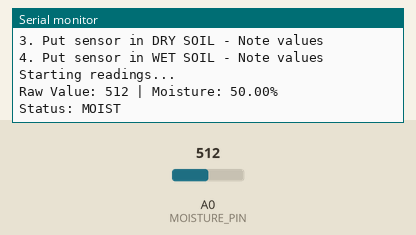
The sketch below on a simulated Arduino Uno, built with avr-gcc and run on an emulated ATmega328P. Shown: the last lines printed to the serial monitor. The test bench sets the inputs (shaded band); at power-on: A0 (MOISTURE_PIN) = 512.

Above: at 4.2 s.
4.3 s: A0 (MOISTURE_PIN) set to 587
At 5.9 s:
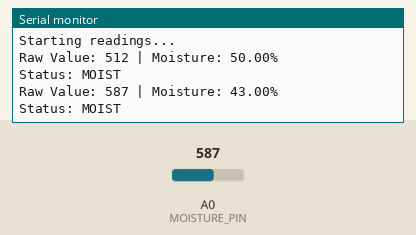
7.0 s: A0 (MOISTURE_PIN) set to 617
At 7.4 s:
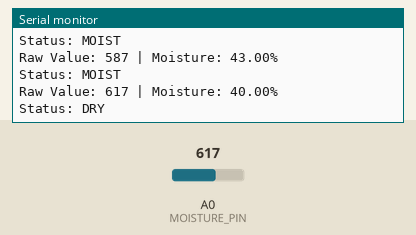
10.5 s: A0 (MOISTURE_PIN) set to 889
At 11.7 s:
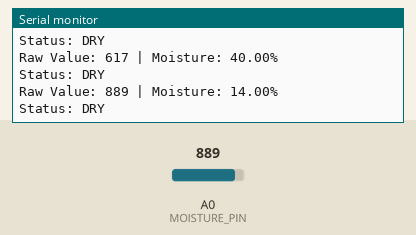
13.2 s: A0 (MOISTURE_PIN) set to 909
At 16.1 s:
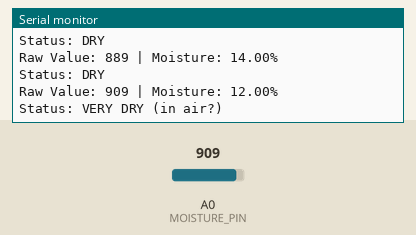
Timing chart, 0 to 17.6 s (numbered marks = the images above; inputs shaded):
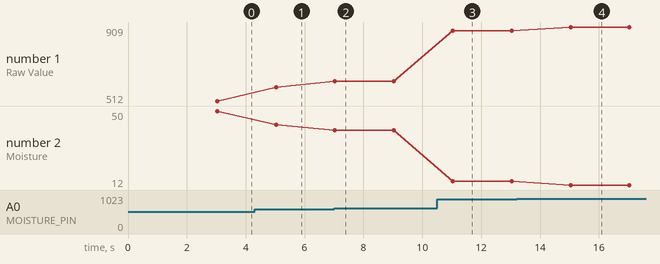

Measured:
- the behaviour switches between 600 and 601 on A0 (MOISTURE_PIN) (found by bisection; images 1 and 2)
- the behaviour switches between 900 and 901 on A0 (MOISTURE_PIN) (found by bisection; images 3 and 4)
- after the input at 4.3 s, the serial monitor: prints a new line after 0.73 s (image 1)
- after the input at 7.0 s, the serial monitor: prints a new line at once (image 2)
- after the input at 10.5 s, the serial monitor: prints a new line after 0.53 s (image 3)
- after the input at 13.2 s, the serial monitor: prints a new line after 1.8 s (image 4)
- plotted number 1: 512 → 587 after the input at 4.3 s, 587 → 617 after the input at 7.0 s, 617 → 889 after the input at 10.5 s, 889 → 909 after the input at 13.2 s
- plotted number 2: 50 → 43 after the input at 4.3 s, 43 → 40 after the input at 7.0 s, 40 → 14 after the input at 10.5 s, 14 → 12 after the input at 13.2 s

The sketch:

Moisture_Calibration_Test.ino
```cpp
// Moisture Sensor Calibration Test
// Test in different conditions to find the range

#define MOISTURE_PIN A0

void setup() {
  Serial.begin(115200);
  delay(3000);

  Serial.println("Moisture Sensor Calibration Test");
  Serial.println("Pin: GPIO4 (D2)");
  Serial.println("Wiring: S->GPIO4, +->3.3V, -->GND");
  Serial.println("----------------------------------------");

  pinMode(MOISTURE_PIN, INPUT);

  Serial.println("Sensor is working! Now let's calibrate...");
  Serial.println("");
  Serial.println("Test Instructions:");
  Serial.println("1. Keep sensor in AIR - Note values");
  Serial.println("2. Put sensor in WATER - Note values");
  Serial.println("3. Put sensor in DRY SOIL - Note values");
  Serial.println("4. Put sensor in WET SOIL - Note values");
  Serial.println("");
  Serial.println("Starting readings...");
  Serial.println("");
}

void loop() {
  int rawValue = analogRead(MOISTURE_PIN);

  // Convert to percentage (inverted: higher value = lower moisture)
  float moisturePercent = map(rawValue, 0, 1023, 100, 0);

  Serial.print("Raw Value: ");
  Serial.print(rawValue);
  Serial.print(" | Moisture: ");
  Serial.print(moisturePercent);
  Serial.println("%");

  // Status based on raw value
  if (rawValue > 900) {
    Serial.println("Status: VERY DRY (in air?)");
  } else if (rawValue > 600) {
    Serial.println("Status: DRY");
  } else if (rawValue > 300) {
    Serial.println("Status: MOIST");
  } else {
    Serial.println("Status: VERY WET (in water?)");
  }

  Serial.println("");
  delay(2000);
}
```
